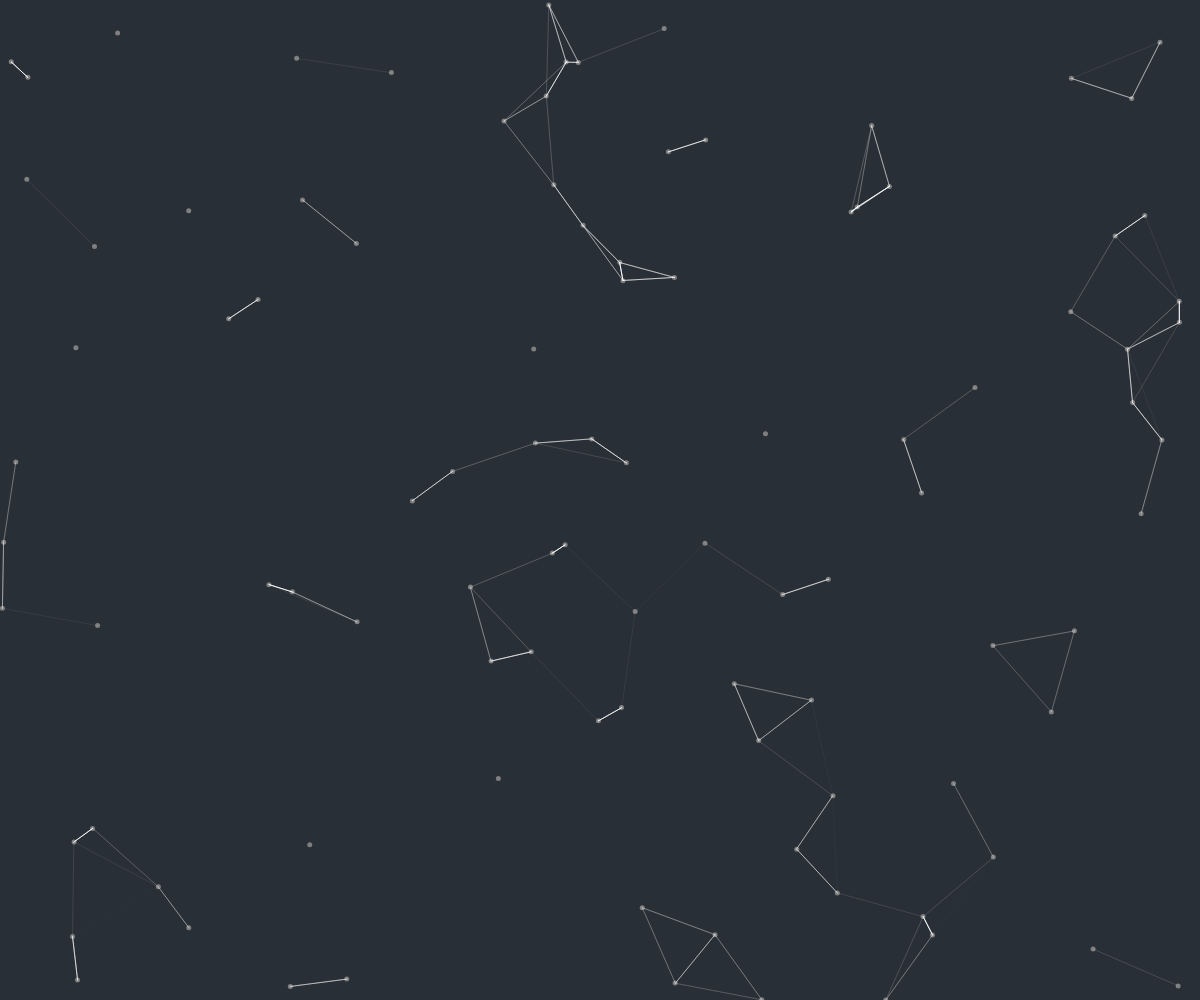
Frame 1 (no input)
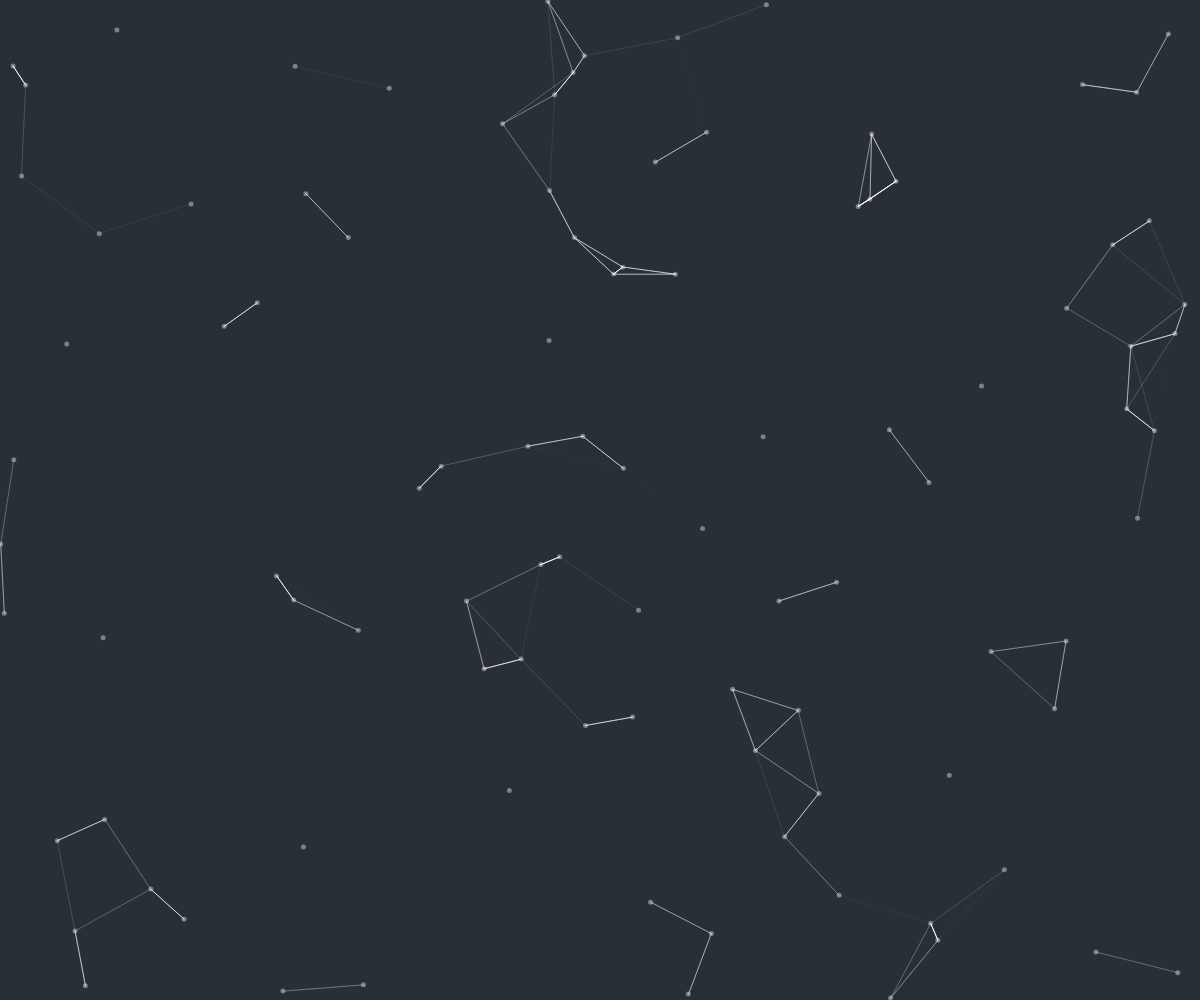
Frame 60 (no input)
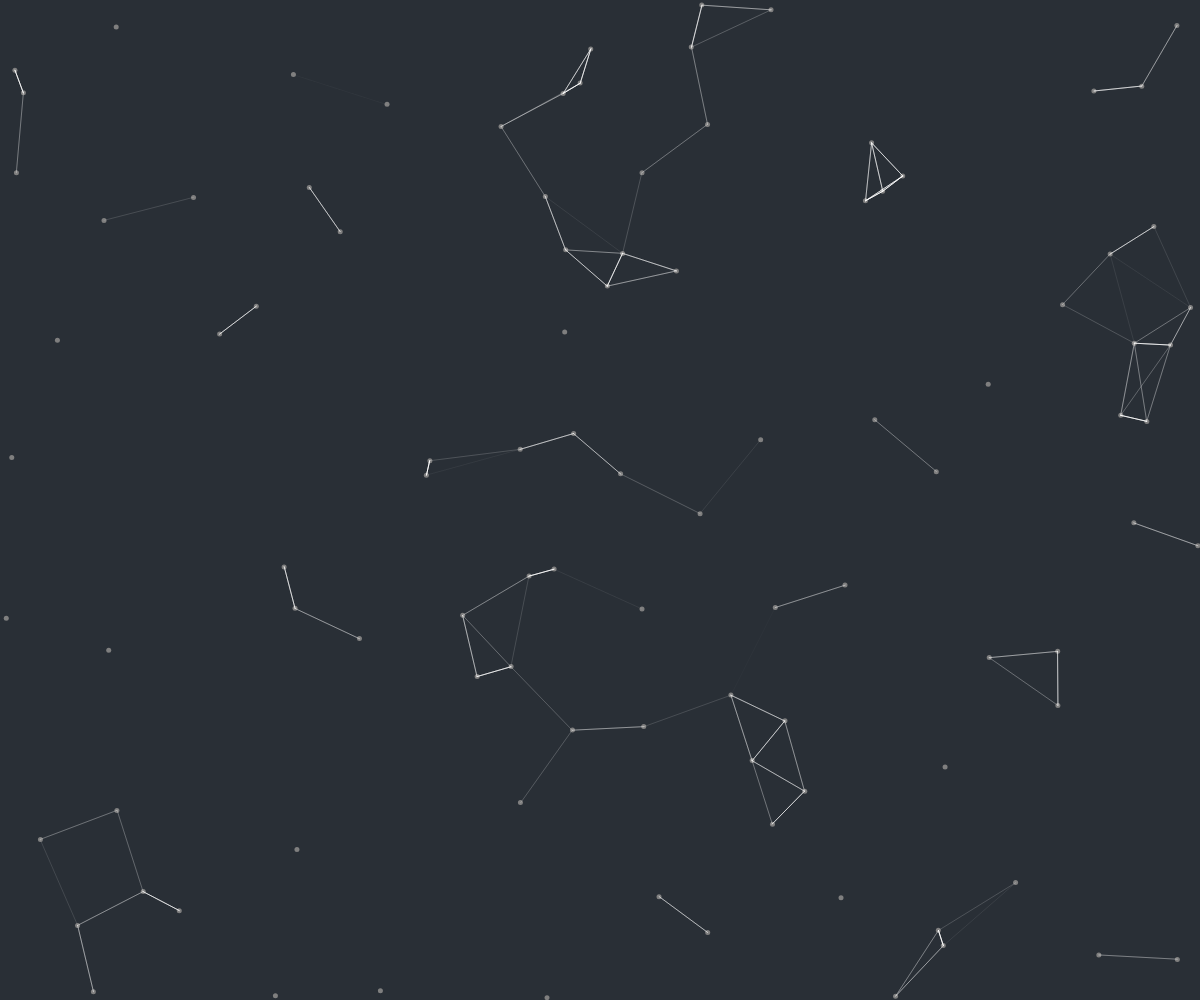
Frame 120 (the mouse pressed at the canvas centre since frame 60)

The p5.js sketch that drew these frames (run headless with seeded random() and noise() and a simulated clock; from frame 60 on, the mouse is pressed at the canvas centre):

// p5.js sketch
// ── sketch.js
let particles = [];
const particleCount = 100;
const maxDistance = 100;
const maxConnections = 2;
const minSpeed = 0.05;
const maxSpeed = 0.3;


function setup() {
    createCanvas(window.innerWidth, window.innerHeight);
    background(41, 47, 54);
    for (let i = 0; i < particleCount; i++) {
        let p = new Particle();
        particles.push(p);
    }
}



function draw() {
    background(41, 47, 54);
    //orange
    //const particleColor = color(242, 147, 24);
    const particleColor = color(127);
    const lineColor = color(255, 255, 255);
    

    for (let i = 0; i < particles.length; i++) {
        noStroke();
        fill(particleColor);
        particles[i].draw();
        particles[i].update();
    }

    for (let i = 0; i < particles.length - 1; i++) {

        let current = particles[i];
        let affected = [];

        for (let j = 0; j < particles.length; j++) {
            if (particles[j] != current) {
                let distance = current.position.dist(particles[j].position);
                if (distance <= maxDistance && affected.length <= maxConnections) {
                    affected.push({
                        'particle': particles[j],
                        'distance': distance
                    });
                }
            }
        }

        for (let a = 0; a < affected.length; a++) {
            stroke(red(lineColor), green(lineColor), blue(lineColor), map(affected[a].distance, 0, maxDistance, 255, 0));
            //smooth();
            line(current.position.x, current.position.y, affected[a].particle.position.x, affected[a].particle.position.y);
        }

        
    }
}

function Particle() {
    this.position = createVector(random(0, window.innerWidth), random(0, window.innerHeight));
    this.velocity = createVector(random(-1, 1), random(-1, 1));
    this.velocity.normalize();
    this.velocity.mult(random(minSpeed, maxSpeed));

    this.update = function () {
        this.position.add(this.velocity);
        if (this.position.x < 0) this.position.x = window.innerWidth;
        if (this.position.y < 0) this.position.y = window.innerHeight;
        if (this.position.x > window.innerWidth) this.position.x = 0;
        if (this.position.y > window.innerHeight) this.position.y = 0;
    };

    this.draw = function () {
        //point(this.position.x, this.position.y);
        
        ellipse(this.position.x, this.position.y, 5, 5);
    };
}
// ── cover.css
/*
 * Globals
 */

 @font-face {
    font-family: 'rawengulk';
    src: url('RawengulkSans-094.otf');
    font-style: normal;
}
 
/* Links */
a,
a:focus,
a:hover {
  color: #fff;
}

/* Custom default button */
.btn-default,
.btn-default:hover,
.btn-default:focus {
  color: #333;
  text-shadow: none; /* Prevent inheritance from `body` */
  background-color: #fff;
  border: 1px solid #fff;
}


/*
 * Base structure
 */

html,
body {
  height: 100%;
}
body {
  color: #fff;
  text-align: center;
  text-shadow: 0 1px 3px rgba(0,0,0,.5);
  font-family: 'rawengulk',arial,sans-serif;
  margin:0;
  padding:0;
}
h1 {
font-size:5rem;
}
/* The only rule that matters */
#video-background {
/*  making the video fullscreen  */
  position: fixed;
  right: 0; 
  bottom: 0;
  min-width: 100%; 
  min-height: 100%;
  width: auto; 
  height: auto;
  z-index: -100;
}

/* Extra markup and styles for table-esque vertical and horizontal centering */
.site-wrapper {
  display: table;
  width: 100%;
  height: 100%; /* For at least Firefox */
  min-height: 100%;
  -webkit-box-shadow: inset 0 0 100px rgba(0,0,0,.5);
          box-shadow: inset 0 0 100px rgba(0,0,0,.5);
}
.site-wrapper-inner {
  display: table-cell;
  vertical-align: top;
}
.cover-container {
  margin-right: auto;
  margin-left: auto;
}

/* Padding for spacing */
.inner {
  padding: 30px;
}


/*
 * Header
 */
.masthead-brand {
  margin-top: 10px;
  margin-bottom: 10px;
}

.masthead-nav > li {
  display: inline-block;
}
.masthead-nav > li + li {
  margin-left: 20px;
}
.masthead-nav > li > a {
  padding-right: 0;
  padding-left: 0;
  font-size: 16px;
  font-weight: bold;
  color: #fff; /* IE8 proofing */
  color: rgba(255,255,255,.75);
  border-bottom: 2px solid transparent;
}
.masthead-nav > li > a:hover,
.masthead-nav > li > a:focus {
  background-color: transparent;
  border-bottom-color: #a9a9a9;
  border-bottom-color: rgba(255,255,255,.25);
}
.masthead-nav > .active > a,
.masthead-nav > .active > a:hover,
.masthead-nav > .active > a:focus {
  color: #fff;
  border-bottom-color: #fff;
}

@media (min-width: 768px) {
  .masthead-brand {
    float: left;
  }
  .masthead-nav {
    float: right;
  }
}


/*
 * Cover
 */

.cover {
  padding: 0 20px;
}
.cover .btn-lg {
  padding: 10px 20px;
  font-weight: bold;
}


/*
 * Footer
 */

.mastfoot {
  color: #999; /* IE8 proofing */
  color: rgba(255,255,255,.5);
}


/*
 * Affix and center
 */

@media (min-width: 768px) {
  /* Pull out the header and footer */
  .masthead {
    position: fixed;
    top: 0;
  }
  .mastfoot {
    position: fixed;
    bottom: 0;
  }
  /* Start the vertical centering */
  .site-wrapper-inner {
    vertical-align: middle;
  }
  /* Handle the widths */
  .masthead,
  .mastfoot,
  .cover-container {
    width: 100%; /* Must be percentage or pixels for horizontal alignment */
  }
}

@media (min-width: 992px) {
  .masthead,
  .mastfoot,
  .cover-container {
    width: 700px;
  }
}
